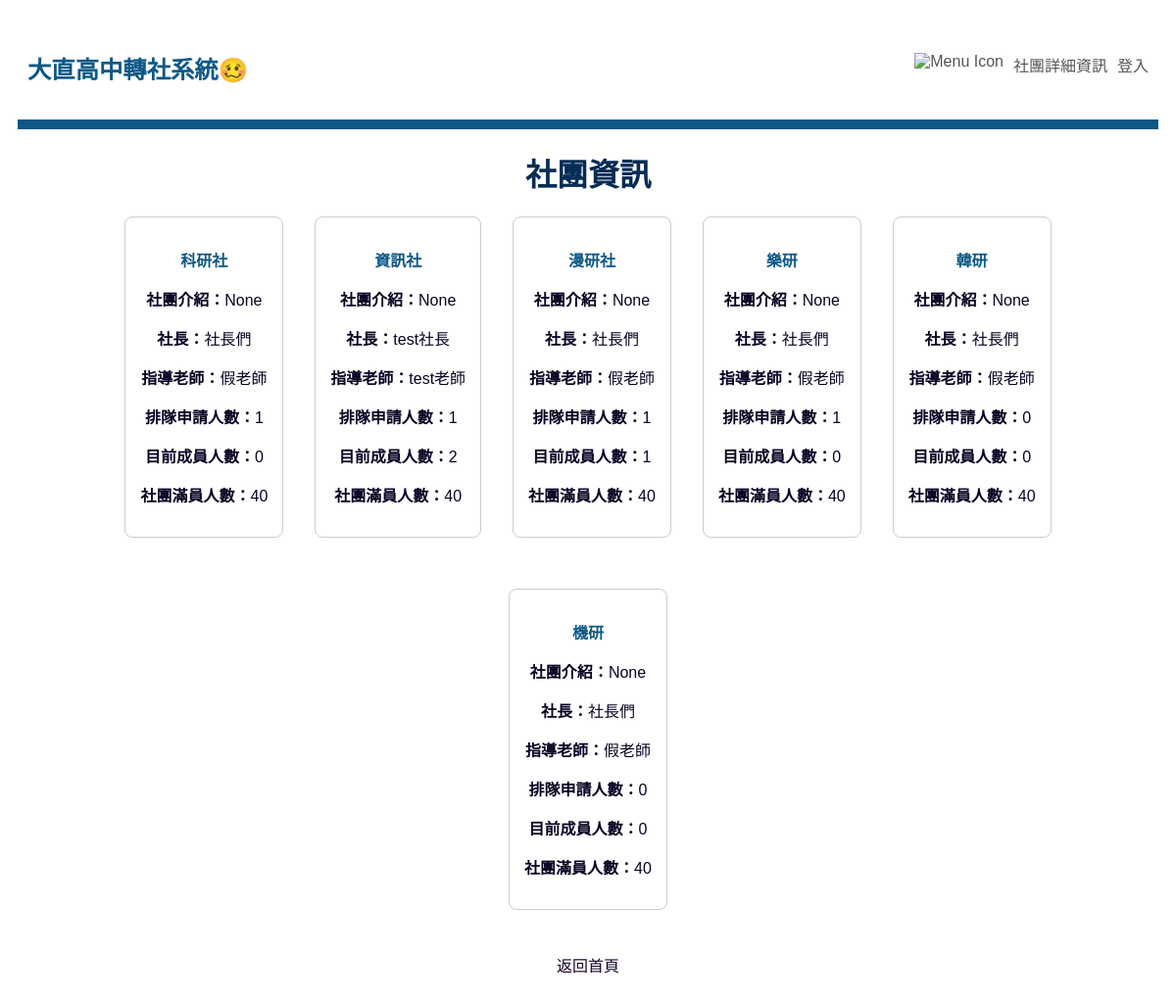
Page /transfer/detail/ on the earlier database version.
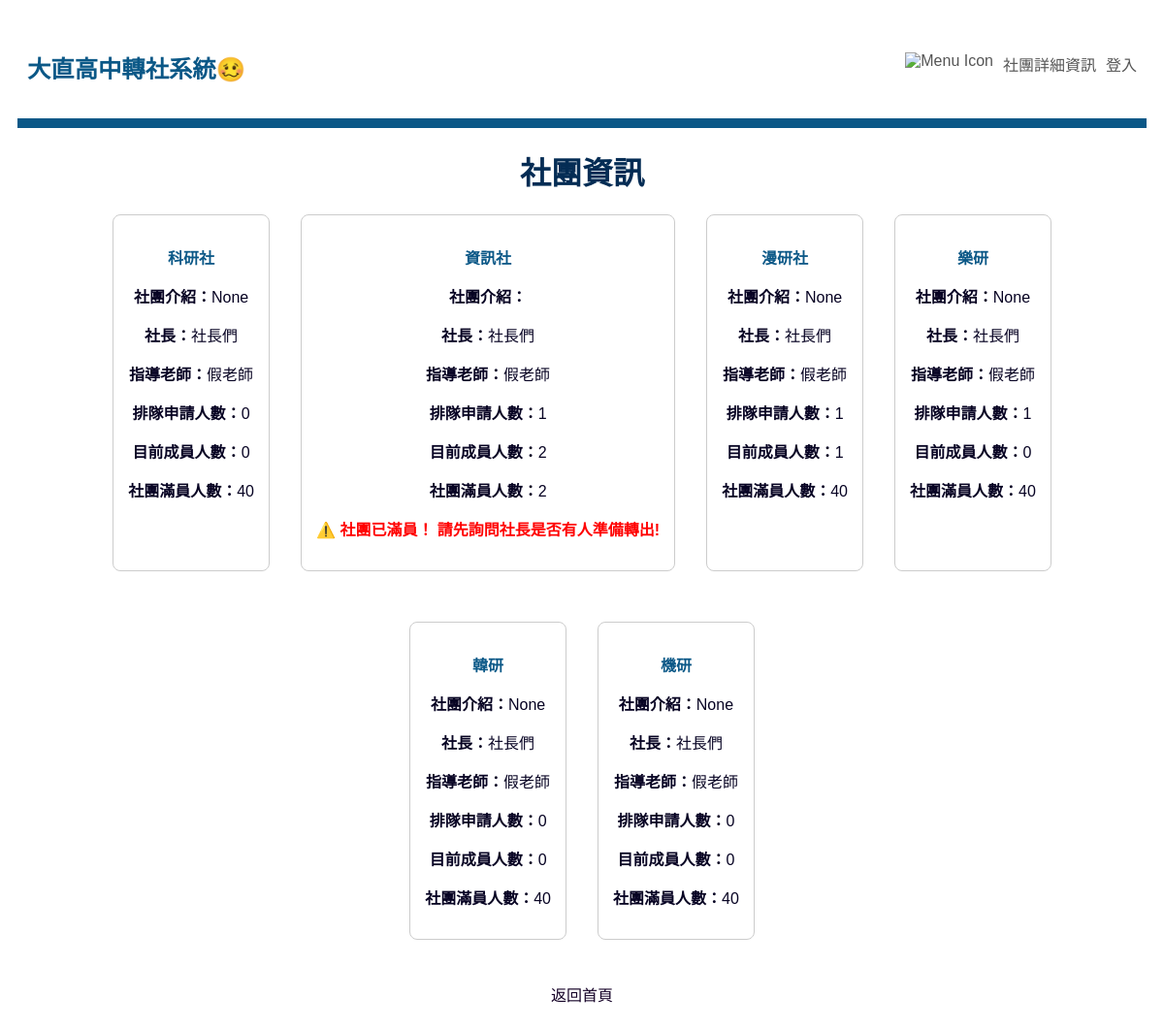
Same page on the later database version.
### transfer/models.py (models this page shows, shortened)
class Club(models.Model):
    name = models.CharField(max_length=100, unique=True, verbose_name="社團名稱")
    max_participants = models.IntegerField(verbose_name="人數上限")
    founder = models.ForeignKey(User, on_delete=models.SET_NULL, null = True,related_name='founded_clubs', verbose_name="社長")
    teacher = models.ForeignKey(User, on_delete=models.SET_NULL, null = True, related_name='taught_clubs', verbose_name="指導老師")
    description = models.TextField(max_length=200, unique=True, verbose_name="社團介紹", blank=True, null=True)

### transfer/views.py (the view)
# urls.py: path('detail/', views.detail, name='club_detail'),
def detail(request):
    clubs = Club.objects.all()
    return render(request, 'transfer/detail.html', {'clubs': clubs})

### transfer/templates/transfer/detail.html (shortened to what this page needs)
{% extends "base.html" %}
{% block main %}
    <body>
        <h1>社團資訊</h1>
        <nav class="info-list">
            {% for club in clubs %}
                <nav class="info" style="border: 1px solid #ccc; padding: 15px; margin-bottom: 20px; border-radius: 8px;">
                    <p style="color: #0b5887;"><strong>{{ club.name }}</strong></p>
                    <p><strong>社團介紹：</strong>{{ club.description }}</p>
                    <p><strong>社長：</strong>{{ club.founder.username }}</p>
                    <p><strong>指導老師：</strong>{{ club.teacher.username }}</p>
                    <p><strong>排隊申請人數：</strong>{{ club.incoming_requests.count }}</p>
                    <p><strong>目前成員人數：</strong>{{ club.members.count }}</p>
                    <p><strong>社團滿員人數：</strong>{{ club.max_participants }}</p>
                    {% if club.members.count >= club.max_participants %}
                        <p style="color: red; font-weight: bold;">⚠️ 社團已滿員！
                            請先詢問社長是否有人準備轉出!</p>
                    {% endif %}
                </nav>
            {% endfor %}
        </nav>
        <p><a href="{% url 'index' %}">返回首頁</a></p>
    </body>
{% endblock %}

### transfer/templates/base.html (shortened to what this page needs)
{% load static %}
<!DOCTYPE html>
<html lang="zn-hant">
<head>
    <link rel="stylesheet" href="{% static 'style.css' %}">
</head>
<body>
    <nav class="toolbar">
        <div class="toolbar-logo" href="{% url 'index' %}">
            <h3><strong>大直高中轉社系統🥴</strong></h3>
        </div>
        <div class="toolbar-menu">
            <a class="toolbar-item" href="{% url 'index' %}"><img src="https://cdn-icons-png.flaticon.com/512/1946/1946488.png" alt="Menu Icon" style="width:24px; height:24px;"></a>
            <a class="toolbar-item" href="{% url 'club_detail' %}">社團詳細資訊</a>
            {% if not user.is_authenticated %}
                <a class="toolbar-item" href="{% url 'login' %}">登入</a>
            {% else %}
                <form class="toolbar-item" action="{% url 'logout' %}" method="post" style="display:inline;">
                    {% csrf_token %}
                    {{ user }}
                    <button type="submit" class="toolbar-item" style="background:none;border:none;padding:0;">登出</button>
                </form>
            {% endif %}
        </div>
    </nav>
    {% block main %}{% endblock %}
</body>
</html>

### static/style.css (style rules this page uses)
body { font-family: "Microsoft JhengHei", sans-serif; background-color: #ffffff; color: #070323; padding: 10px; text-align: center; }
h1 { color: #042c54; }
a { color: #160328; text-decoration: none; }
.toolbar { display: flex; justify-content: space-between; align-items: center; background-color: #ffffff; padding: 10px 10px; border-bottom: 10px solid #0b5887; }
.toolbar-logo { font-size: 1.3rem; font-weight: bold; color: #0b5887; }
.toolbar-menu { display: flex; gap: 10px; }
.toolbar-item { color: #555555; font-weight: 500; font-size: 1rem; padding-bottom: 5px; border-bottom: 3px solid transparent; transition: all 0.2s ease-in-out; }
nav.info { border: 1px solid #ccc; padding: 15px; margin-bottom: 20px; border-radius: 8px; }
.info-list { display: flex; flex-wrap: wrap; gap: 32px; justify-content: center; margin-bottom: 24px; padding: 0 32px; background-color: #ffffff; }

Differences in the rows shown:
computed for Club "科研社": incoming_requests.count "1" → "0"
changed Club "資訊社": founder.username "test社長" → "社長們"; teacher.username "test老師" → "假老師"; max_participants "40" → "2"; description "None" → (not shown); now shows "⚠️ 社團已滿員！ 請先詢問社長是否有人準備轉出!"
